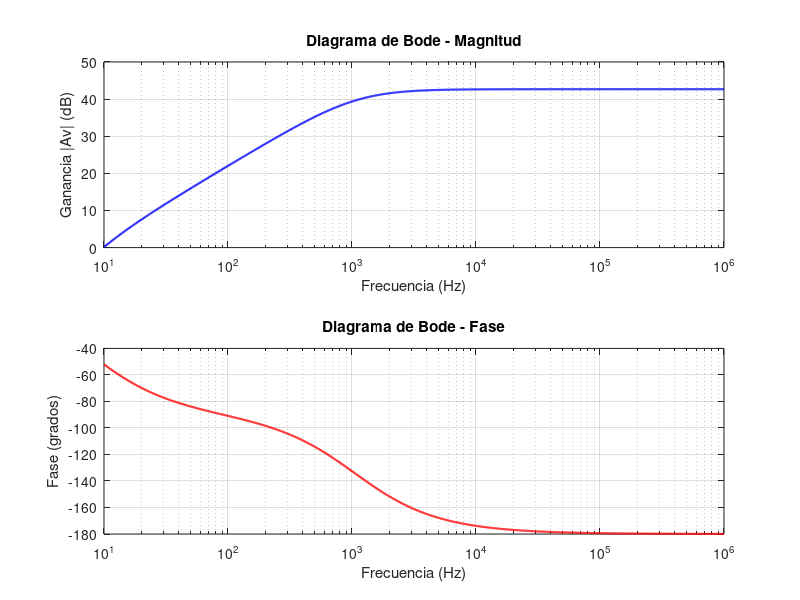

This chart was generated by the following MATLAB code:
clear all; close all; clc

% --- Parámetros del Circuito ---
Rbd = 1000000;
Red = 47;
R1e = 120000;
R2e = 27000;
Rce = 6800;
Ree = 1200;
R1s = 47000;
R2s = 100000;
Res = 10;
Rcb = 100;
Ro  = 75/10;
Rl  = 8;
hie1 = 3443.6;
hie2 = 34.0;
hie3 = 2357.3;
hie4 = 310.53;
hie5 = 3.1053;
Rbb  = (R1e*R2e)/(R1e+R2e);
Rbbn = (R1s*R2s)/(R1s+R2s);
Bn = 100;
Bp = 100;

##% --- Capacitores ---
##C1 = 10e-6;
##C2 = 33e-6 * (B + 1);
##C3 = 10e-6;
##C4 = 10e-6;
##C5 = 10e-6;
##
##% --- Configuración del Análisis en Frecuencia ---
##f = logspace(1, 5, 2000); % Frecuencia desde 1 Hz hasta 1 MHz (ajustar si es necesario)
##w = 2 * pi * f;
##H = zeros(1, length(f));  % Vector para guardar la respuesta de salida
##Vi = 1;                   % Voltaje de entrada normalizado a 1V
##
##% --- Resolución Matricial Y * V = J ---
##for k = 1:length(f)
##    s = 1i * w(k);
##
##    Y = zeros(11, 11);
##    J = zeros(11, 1);
##
##    % Nota sobre los índices de la matriz:
##    % Índices 1 al 11 corresponden a los nodos V2 al V12 respectivamente.
##
##    % Nodo 2 (índice 1)
##    Y(1, 1) = s*C1 + 1/Rbd + 1/hie1;
##    Y(1, 2) = -1/hie1;
##    J(1) = Vi * s * C1;
##
##    % Nodo 3 (índice 2)
##    Y(2, 1) = -(1-B)/hie1;
##    Y(2, 2) = (1-B)/hie1 + 1/hie2;
##    Y(2, 3) = -1/hie2;
##
##    % Nodo 4 (índice 3)
##    Y(3, 2) = -(1+B)/hie2;
##    Y(3, 3) = (1+B)/hie2 + 1/Red + s*C3;
##    Y(3, 4) = -s*C3;
##
##    % Nodo 5 (índice 4)
##    Y(4, 3) = -s*C3;
##    Y(4, 4) = 1/Rbb + 1/hie3 + s*C3;
##    Y(4, 5) = -1/hie3;
##
##    % Nodo 6 (índice 5)
##    Y(5, 4) = -1/hie3;
##    Y(5, 5) = 1/hie3 + 1/(Ree*(B+1)) + s*C2;
##
##    % Nodo 7 (índice 6)
##    Y(6, 4) = -B/hie3;
##    Y(6, 5) = B/hie3;
##    Y(6, 6) = 1/Rce + s*C4;
##    Y(6, 7) = -s*C4;
##
##    % Nodo 8 (índice 7)
##    Y(7, 6) = -s*C4;
##    Y(7, 7) = 1/Rbbn + 1/hie4 + s*C4;
##    Y(7, 8) = -1/hie4;
##
##    % Nodo 9 (índice 8)
##    Y(8, 7) = -(1-B)/hie4;
##    Y(8, 8) = (1-B)/hie4 + 1/Ro + 1/Res;
##    Y(8, 9) = -1/Ro;
##    Y(8, 11) = -B/hie5;
##
##    % Nodo 10 (índice 9)
##    Y(9, 8) = -1/Ro;
##    Y(9, 9) = 1/Ro + s*C5;
##    Y(9, 10) = -s*C5;
##
##    % Nodo 11 (índice 10)
##    Y(10, 9) = -s*C5;
##    Y(10, 10) = 1/Rl + s*C5;
##
##    % Nodo 12 (índice 11)
##    Y(11, 7) = -B/hie4;
##    Y(11, 8) = B/hie4;
##    Y(11, 11) = 1/hie5;
##
##    % Resolver el sistema de ecuaciones para esta frecuencia
##    V = Y \ J;
##
##    % La salida es el nodo 11 (V_11), que corresponde al índice 10
##    H(k) = V(10);
##end
##
##% --- Generar Diagrama de Bode ---
##figure('Name', 'Diagrama de Bode del Amplificador', 'NumberTitle', 'off');
##
##% Gráfico de Magnitud
##subplot(2, 1, 1);
##semilogx(f, 20*log10(abs(H)), 'b', 'LineWidth', 1.5);
##title('Respuesta en Frecuencia - Magnitud');
##xlabel('Frecuencia (Hz)');
##ylabel('Ganancia (dB)');
##grid on;
##
##% Gráfico de Fase
##subplot(2, 1, 2);
##semilogx(f, angle(H)*180/pi-180, 'r', 'LineWidth', 1.5);
##title('Respuesta en Frecuencia - Fase');
##xlabel('Frecuencia (Hz)');
##ylabel('Fase (grados)');
##grid on;

% Capacitores
C1 = 10e-6;
C2 = 33e-6 * (Bn + 1);
C3 = 10e-6;
C4 = 10e-6;
C5 = 10e-6;

Ree_prime = Ree * (Bn + 1);

Vi = 1;

% Vector de frecuencias (1 Hz a 100 MHz)
f = logspace(1, 6, 1000);
Av_mag = zeros(size(f));
Av_phase = zeros(size(f));

for k = 1:length(f)
    s = 1i * 2 * pi * f(k);

    % Construcción de la matriz G(s) de 12x12|
    G = zeros(12, 12);

    % N002
    G(1,1) = 1/Rbd + 1/hie1 + s*C1;
    G(1,2) = -1/hie1;

    % N003
    G(2,1) = -(1 - Bn)/hie1;
    G(2,2) = (1 - Bn)/hie1 + 1/hie2;
    G(2,3) = -1/hie2;

    % N004
    G(3,2) = -(1 + Bn)/hie2;
    G(3,3) = (1 + Bn)/hie2 + 1/Red + s*C3;
    G(3,4) = -s*C3;

    % N005
    G(4,3) = -s*C3;
    G(4,4) = 1/Rbb + 1/hie3 + s*C3;
    G(4,5) = -1/hie3;

    % N006
    G(5,4) = -1/hie3;
    G(5,5) = 1/hie3 + 1/Ree_prime + s*C2;

    % N007
    G(6,6) = 1/Rcb;
    G(6,7) = -1/Rcb;
    G(6,9) = -Bn/hie4;
    G(6,10) = Bn/hie4;

    % N008
    G(7,6) = -1/Rcb;
    G(7,7) = 1/Rcb + 1/hie5;

    % N009
    G(8,4) = -Bn/hie3;
    G(8,5) = Bn/hie3;
    G(8,8) = 1/Rce + s*C4;
    G(8,9) = -s*C4;

    % N010
    G(9,8) = -s*C4;
    G(9,9) = 1/Rbbn + 1/hie4 + s*C4;
    G(9,10) = -1/hie4;

    % N011
    G(10,7) = Bp/hie5;
    G(10,9) = -(1 - Bn)/hie4;
    G(10,10) = (1 - Bn)/hie4 + 1/Res + 1/Ro;
    G(10,11) = -1/Ro;

    % N012
    G(11,10) = -1/Ro;
    G(11,11) = 1/Ro + s*C5;
    G(11,12) = -s*C5;

    % N013
    G(12,11) = -s*C5;
    G(12,12) = 1/Rl + s*C5;

    % Vector B(s)
    B = zeros(12, 1);
    B(1) = s * C1;

    % Resolver V(s)
    V = G \ (B * Vi);

    vo = V(12); % Tensión en la carga Rl (N013)
    Av = vo / Vi;

    Av_mag(k) = 20 * log10(abs(Av));
    Av_phase(k) = angle(Av) * (180 / pi) - 180;
end

% Gráfica de Bode
figure;
subplot(2,1,1);
semilogx(f, Av_mag, 'b', 'LineWidth', 1.5);
grid on;
title('Diagrama de Bode - Magnitud');
xlabel('Frecuencia (Hz)');
ylabel('Ganancia |Av| (dB)');

subplot(2,1,2);
semilogx(f, Av_phase, 'r', 'LineWidth', 1.5);
grid on;
title('Diagrama de Bode - Fase');
xlabel('Frecuencia (Hz)');
ylabel('Fase (grados)');

Gain_5kHz = 10^(Av_mag(540)/20);
Vi = [2e-3, 5e-3, 10e-3, 15e-3, 17e-3, 20e-3, 25e-3, 50e-3, 75e-3, 100e-3]; %Vi en mV
Vo = zeros(1, length(Vi));  % Vector para guardar la respuesta de salida
Vo = abs(Gain_5kHz)*Vi;

disp('Gananica a 5kHz: ')
disp(abs(Gain_5kHz));

fprintf('\n   Vi (mV)     Vo de salida (V)\n');
fprintf('---------------------------------\n');
for k = 1:length(Vi)
    fprintf('   %7.1f       %10.4f\n', Vi(k)*1000, Vo(k));
end
